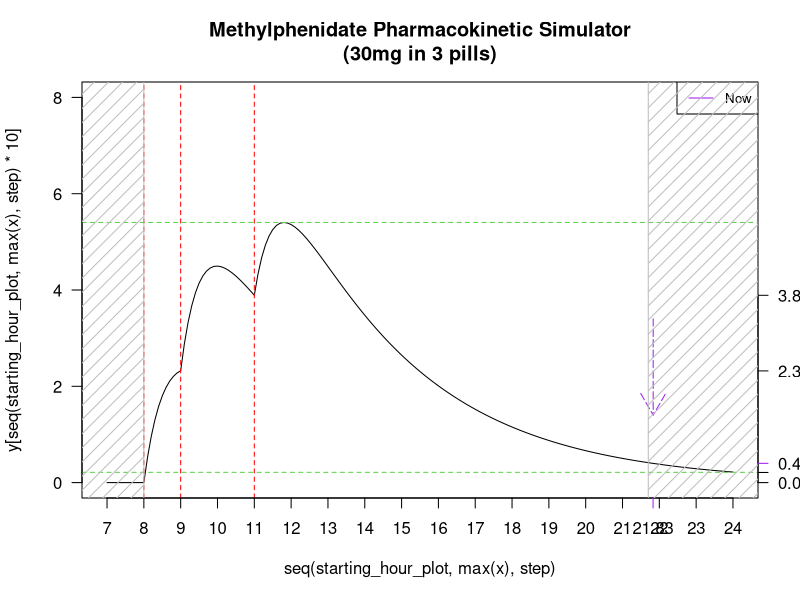

Write R code to recreate this figure.

# Et si j'utilisais Shiny pour rendre ca tres stylé ? https://shiny.rstudio.com/



##### NOTES
# 0.3 a minuit a l'air d'etre ok pour dormir
# preferer utiliser la version en python


step <- 0.1 # time subdivision
x <- seq(0,24,step) # time 

cp <- 10 # mg inside a pill
dose <- cp*0.4 # bioabailability=0.4 source : https://escholarship.org/uc/item/9gv7p39v
half_life <- 2.5 # en heure source : https://escholarship.org/uc/item/9gv7p39v

# time at which the dose is taken
hour_taken <- c(8,9,11)
#      ajoute 1h30 si a jeun ou 1h si pendant le repas ; source : https://escholarship.org/uc/item/9gv7p39v
total_amount <- length(hour_taken)*cp



#curve_template <- dose*exp(-(log(2)/half_life*(x)))
curve_template <- dose*(-exp(-log(2)/0.4*x)+exp(-(log(2)/half_life*x)))
# why /0.4 ? found empirically while tinkering with the curve to comeup within 1h13 (about the average between 1h (during meal) and 1h30 (on empty stomach))
y <- rep(0,length(x))
for(i in seq(1,length(hour_taken))) {
  y <- y+ c(rep(0,hour_taken[i]*(1/step)-1),curve_template)[1:length(x)]
}



########## plot
starting_hour_plot <- 7
max_y_plot <- 8
plot(seq(starting_hour_plot,max(x),step),y[seq(starting_hour_plot,max(x),step)*10],
     # xlab=("Time over the day (hour)"),ylab="Amount of MPH (arbitrary unit)",
     type="l",ylim=c(0,max_y_plot),xaxt='n',yaxt='n',density=25)
#plot details
plot_title=paste(c("Methylphenidate Pharmacokinetic Simulator\n(", total_amount, "mg in ",length(hour_taken), " pills)"),collapse='')
title(plot_title)
abline(h=c(y[length(y)],max(y)),col=3,lty=2)
#mtext(text = paste("t1/2=", half_life, "h ; AUC=",round(trapz(x,y),1)),side=1)
legend("topright",legend=c("Now"),col=c("purple"),lty=1:2, cex=0.8)
abline(v=hour_taken,lty=2,col="red")
#axis
#axis(1,at=c(starting_hour_plot,hour_taken,24)) #horizontal
axis(1,at=seq(starting_hour_plot,24,1))
axis(2,las=1) # left
axis(4,at=round(c(y[hour_taken*1/step],y[length(y)]),2),las=1) # right, duplicated to make reading easier

#display time
hour <- as.numeric(format(Sys.time(), "%H"))
minute <- as.numeric(format(Sys.time(), "%M"))/60
time <- hour+minute
arrows(time,y[time*1/step]+3,time,y[time*1/step]+1,col="purple",lty=5)
#arrows(time,-1.01,time,y[time*1/step]-1,col="purple",lty=5) # fleche du haut
axis(1,at=round(time,2),col="purple") ; axis(4,at=round(y[time*1/step],2),las=1,col="purple") # unit at current time

#display polygons
#red before waking up
xx <- c(starting_hour_plot-1,hour_taken[1],hour_taken[1],starting_hour_plot-1)
yy <- c(-2,-2,11,11)
polygon(xx,yy,density=10,col="grey")
#grey when under a certain threshold for sleep
sleep_threshold <- 0.4
last_time_focused <- (length(y) - which(rev(y)>sleep_threshold)[1])*step
ltf <- last_time_focused
xx <- c(ltf, 26, 26, ltf)
yy <- c(-2,-2,11,11)
polygon(xx,yy,density=10,col="grey")
#under the curve
#xx <- c(seq(hour_taken[1],ltf,0.1),ltf,hour_taken[1])
#yy <- c(y[seq(hour_taken[1],ltf,0.1)/step],y[ltf],0)
#polygon(xx,yy,density=50,col="blue")
